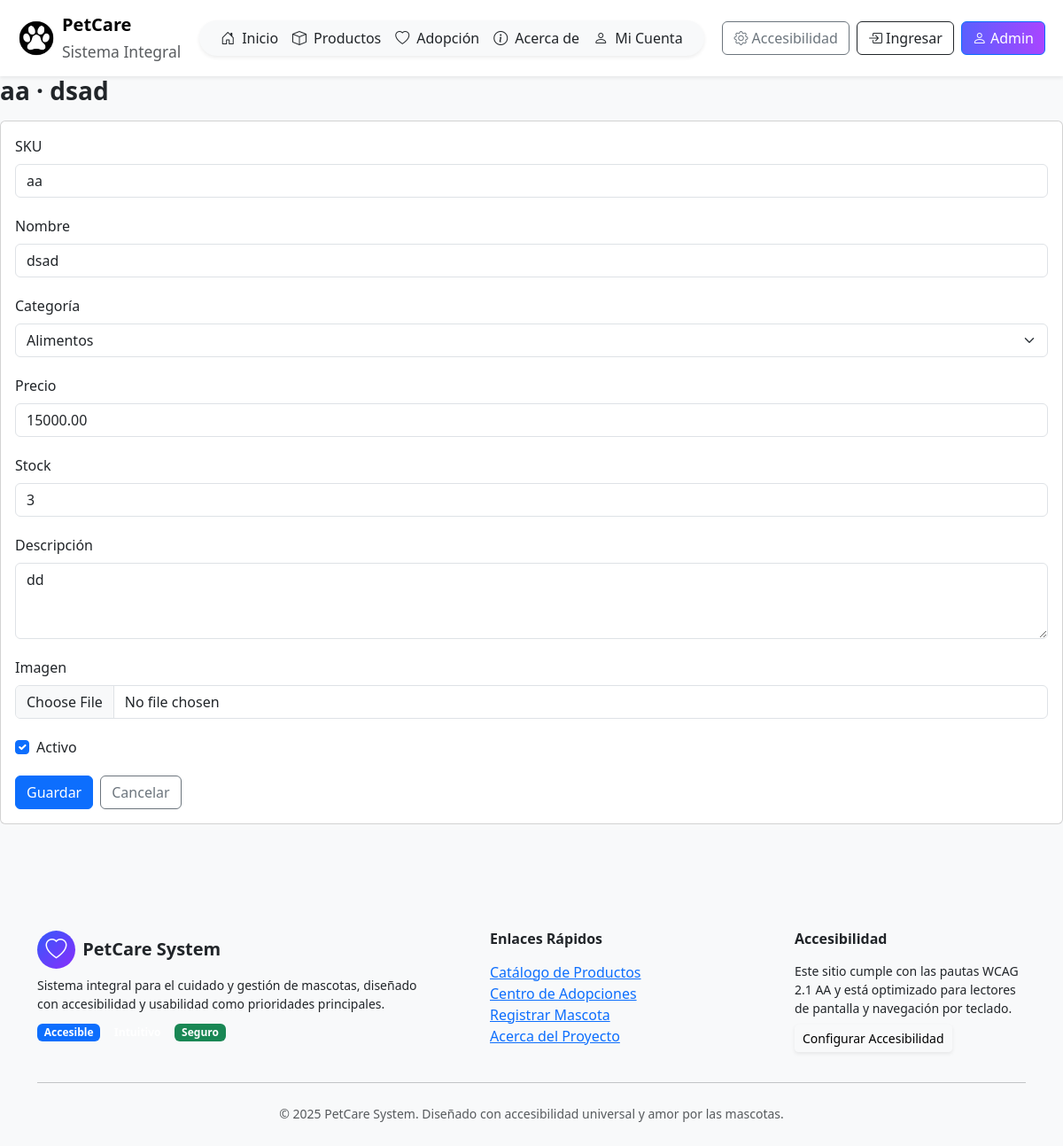
The app's page /catalog/1/editar/, older data.
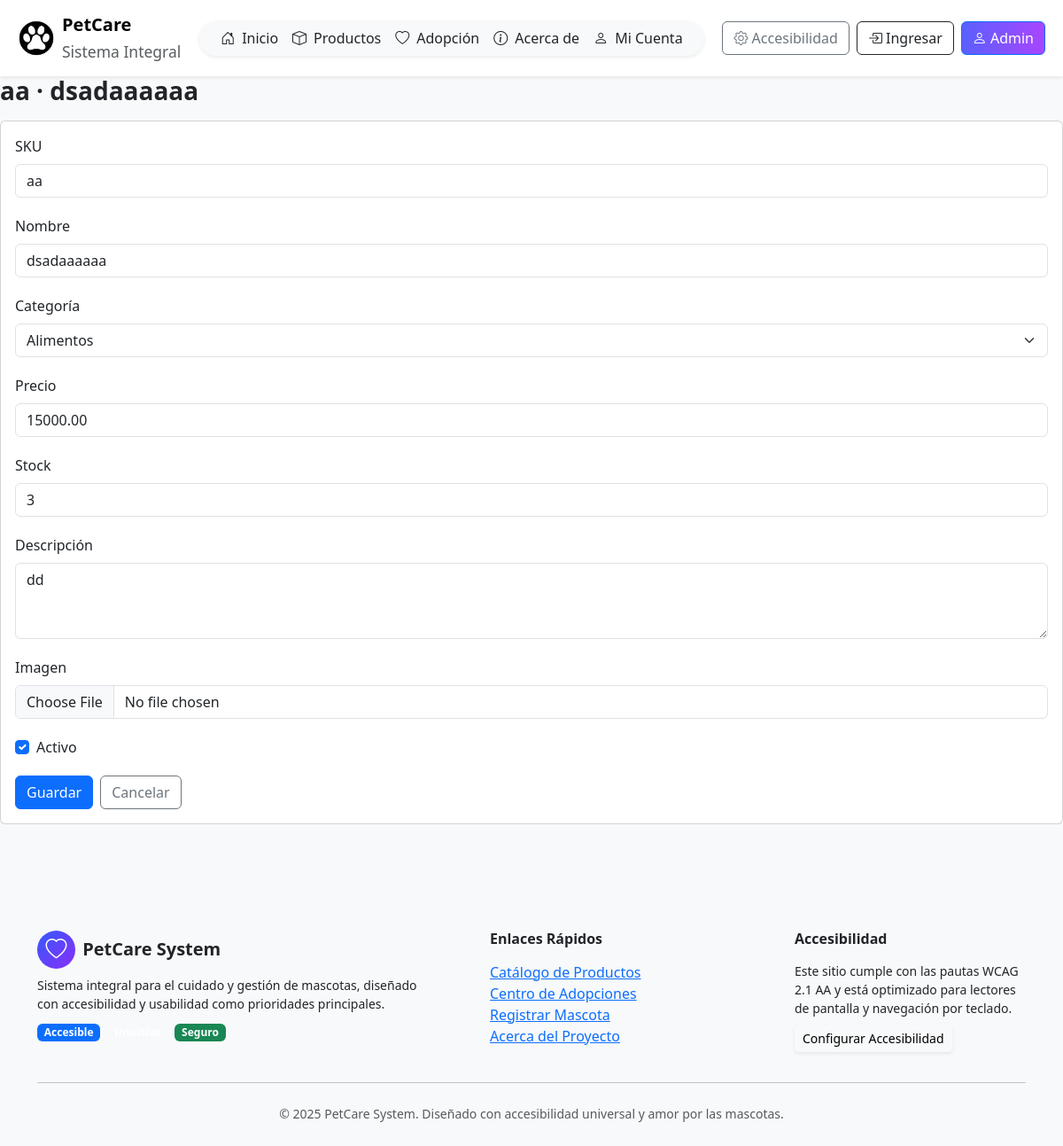
The same page, newer data.
### catalog/models.py (models this page shows)
class Product(models.Model):
    sku = models.CharField("SKU", max_length=32, unique=True)
    name = models.CharField("Nombre", max_length=120)
    category = models.CharField("Categoría", max_length=8, choices=Category.choices)
    price = models.DecimalField("Precio", max_digits=10, decimal_places=2)
    stock = models.PositiveIntegerField("Stock", default=0)
    description = models.TextField("Descripción", blank=True)
    image = models.ImageField("Imagen", upload_to="products/", blank=True, null=True)  # requiere Pillow
    is_active = models.BooleanField("Activo", default=True)
    created_at = models.DateTimeField(auto_now_add=True)
    class Meta:
        ordering = ["name"]
    def __str__(self):
        return f"{self.sku} · {self.name}"

### catalog/views.py (the view)
# urls.py: path("<int:pk>/editar/", ProductUpdateView.as_view(), name="product_update"),
class ProductUpdateView(UpdateView): #Eliminé el parámetro StaffRequiredMixin
    model = Product
    form_class = ProductForm
    template_name = "catalog/form.html"
    success_url = reverse_lazy("catalog:product_list")

### catalog/forms.py
class ProductForm(forms.ModelForm):
    class Meta:
        model = Product
        fields = ["sku", "name", "category", "price", "stock", "description", "image", "is_active"]
        widgets = {
            "sku": forms.TextInput(attrs={"class": "form-control"}),
            "name": forms.TextInput(attrs={"class": "form-control"}),
            "category": forms.Select(attrs={"class": "form-select"}),
            "price": forms.NumberInput(attrs={"class": "form-control", "step": "0.01"}),
            "stock": forms.NumberInput(attrs={"class": "form-control", "min": 0}),
            "description": forms.Textarea(attrs={"class": "form-control", "rows": 3}),
            "image": forms.ClearableFileInput(attrs={"class": "form-control"}),
            "is_active": forms.CheckboxInput(attrs={"class": "form-check-input"}),
        }

### templates/catalog/form.html (shortened to what this page needs)
{% extends "base.html" %}
{% load django_bootstrap5 %}
{% block content %}
<h3 class="fw-bold mb-3">{{ view.object|default_if_none:"Nuevo producto" }}</h3>
<form method="post" enctype="multipart/form-data" class="card p-3">
  {% for field in form %}
    {% if field.field.widget.input_type == "checkbox" %}
      <div class="form-check mb-3">
        {{ field }} <label class="form-check-label">{{ field.label }}</label>
      </div>
    {% else %}
      <div class="mb-3">
        <label class="form-label">{{ field.label }}</label>
        {{ field }}
      </div>
    {% endif %}
  {% endfor %}
  <div class="d-flex gap-2">
    <button class="btn btn-primary" type="submit">Guardar</button>
    <a class="btn btn-outline-secondary" href="{% url 'catalog:product_list' %}">Cancelar</a>
  </div>
</form>
{% endblock %}

Row changes from the older to the newer data that the page shows:
changed Product "aa": object "aa · dsad" → "aa · dsadaaaaaa"; name "dsad" → "dsadaaaaaa"
